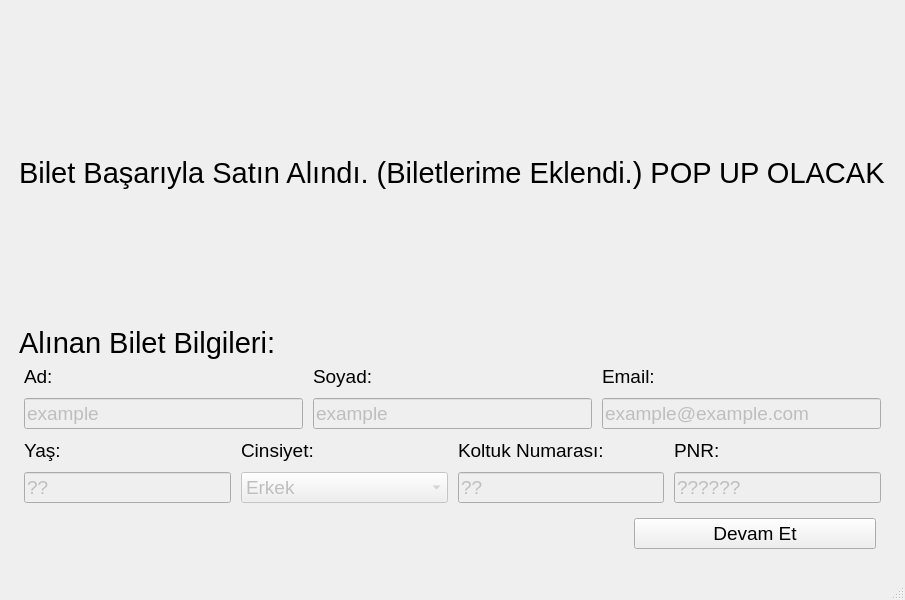
<?xml version="1.0" encoding="UTF-8"?>
<ui version="4.0">
 <class>MainWindow</class>
 <widget class="QMainWindow" name="MainWindow">
  <property name="geometry">
   <rect>
    <x>0</x>
    <y>0</y>
    <width>800</width>
    <height>600</height>
   </rect>
  </property>
  <property name="windowTitle">
   <string>MainWindow</string>
  </property>
  <widget class="QWidget" name="centralwidget">
   <layout class="QVBoxLayout" name="verticalLayout">
    <item>
     <layout class="QVBoxLayout" name="verticalLayout_3">
      <property name="spacing">
       <number>0</number>
      </property>
      <property name="leftMargin">
       <number>10</number>
      </property>
      <property name="topMargin">
       <number>10</number>
      </property>
      <property name="rightMargin">
       <number>10</number>
      </property>
      <property name="bottomMargin">
       <number>10</number>
      </property>
      <item>
       <spacer name="verticalSpacer_2">
        <property name="orientation">
         <enum>Qt::Vertical</enum>
        </property>
        <property name="sizeHint" stdset="0">
         <size>
          <width>20</width>
          <height>40</height>
         </size>
        </property>
       </spacer>
      </item>
      <item>
       <layout class="QHBoxLayout" name="horizontalLayout_6">
        <item>
         <widget class="QLabel" name="label_9">
          <property name="sizePolicy">
           <sizepolicy hsizetype="Minimum" vsizetype="Minimum">
            <horstretch>0</horstretch>
            <verstretch>0</verstretch>
           </sizepolicy>
          </property>
          <property name="font">
           <font>
            <pointsize>22</pointsize>
           </font>
          </property>
          <property name="text">
           <string>Bilet Başarıyla Satın Alındı. (Biletlerime Eklendi.) POP UP OLACAK</string>
          </property>
         </widget>
        </item>
       </layout>
      </item>
      <item>
       <layout class="QHBoxLayout" name="horizontalLayout_7">
        <item>
         <spacer name="verticalSpacer_4">
          <property name="orientation">
           <enum>Qt::Vertical</enum>
          </property>
          <property name="sizeHint" stdset="0">
           <size>
            <width>20</width>
            <height>40</height>
           </size>
          </property>
         </spacer>
        </item>
       </layout>
      </item>
      <item>
       <layout class="QHBoxLayout" name="horizontalLayout">
        <item>
         <widget class="QLabel" name="label_10">
          <property name="sizePolicy">
           <sizepolicy hsizetype="Minimum" vsizetype="Minimum">
            <horstretch>0</horstretch>
            <verstretch>0</verstretch>
           </sizepolicy>
          </property>
          <property name="font">
           <font>
            <pointsize>22</pointsize>
           </font>
          </property>
          <property name="text">
           <string>Alınan Bilet Bilgileri:</string>
          </property>
         </widget>
        </item>
       </layout>
      </item>
      <item>
       <layout class="QHBoxLayout" name="horizontalLayout_2" stretch="1,1,1">
        <property name="spacing">
         <number>10</number>
        </property>
        <property name="leftMargin">
         <number>5</number>
        </property>
        <property name="topMargin">
         <number>5</number>
        </property>
        <property name="rightMargin">
         <number>5</number>
        </property>
        <property name="bottomMargin">
         <number>5</number>
        </property>
        <item>
         <widget class="QLabel" name="label_49">
          <property name="sizePolicy">
           <sizepolicy hsizetype="Minimum" vsizetype="Minimum">
            <horstretch>0</horstretch>
            <verstretch>0</verstretch>
           </sizepolicy>
          </property>
          <property name="font">
           <font>
            <pointsize>14</pointsize>
           </font>
          </property>
          <property name="text">
           <string>Ad:</string>
          </property>
         </widget>
        </item>
        <item>
         <widget class="QLabel" name="label_16">
          <property name="sizePolicy">
           <sizepolicy hsizetype="Minimum" vsizetype="Minimum">
            <horstretch>0</horstretch>
            <verstretch>0</verstretch>
           </sizepolicy>
          </property>
          <property name="font">
           <font>
            <pointsize>14</pointsize>
           </font>
          </property>
          <property name="text">
           <string>Soyad:</string>
          </property>
         </widget>
        </item>
        <item>
         <widget class="QLabel" name="label_12">
          <property name="sizePolicy">
           <sizepolicy hsizetype="Minimum" vsizetype="Minimum">
            <horstretch>0</horstretch>
            <verstretch>0</verstretch>
           </sizepolicy>
          </property>
          <property name="font">
           <font>
            <pointsize>14</pointsize>
           </font>
          </property>
          <property name="text">
           <string>Email:</string>
          </property>
         </widget>
        </item>
       </layout>
      </item>
      <item>
       <layout class="QHBoxLayout" name="horizontalLayout_3" stretch="1,1,1">
        <property name="spacing">
         <number>10</number>
        </property>
        <property name="leftMargin">
         <number>5</number>
        </property>
        <property name="topMargin">
         <number>5</number>
        </property>
        <property name="rightMargin">
         <number>5</number>
        </property>
        <property name="bottomMargin">
         <number>5</number>
        </property>
        <item>
         <widget class="QLineEdit" name="lineEdit_3">
          <property name="enabled">
           <bool>false</bool>
          </property>
          <property name="sizePolicy">
           <sizepolicy hsizetype="Minimum" vsizetype="Minimum">
            <horstretch>0</horstretch>
            <verstretch>0</verstretch>
           </sizepolicy>
          </property>
          <property name="font">
           <font>
            <pointsize>14</pointsize>
           </font>
          </property>
          <property name="text">
           <string>example</string>
          </property>
         </widget>
        </item>
        <item>
         <widget class="QLineEdit" name="lineEdit_2">
          <property name="enabled">
           <bool>false</bool>
          </property>
          <property name="sizePolicy">
           <sizepolicy hsizetype="Minimum" vsizetype="Minimum">
            <horstretch>0</horstretch>
            <verstretch>0</verstretch>
           </sizepolicy>
          </property>
          <property name="font">
           <font>
            <pointsize>14</pointsize>
           </font>
          </property>
          <property name="text">
           <string>example</string>
          </property>
         </widget>
        </item>
        <item>
         <widget class="QLineEdit" name="lineEdit">
          <property name="enabled">
           <bool>false</bool>
          </property>
          <property name="sizePolicy">
           <sizepolicy hsizetype="Minimum" vsizetype="Minimum">
            <horstretch>0</horstretch>
            <verstretch>0</verstretch>
           </sizepolicy>
          </property>
          <property name="font">
           <font>
            <pointsize>14</pointsize>
           </font>
          </property>
          <property name="inputMask">
           <string/>
          </property>
          <property name="text">
           <string>example@example.com</string>
          </property>
         </widget>
        </item>
       </layout>
      </item>
      <item>
       <layout class="QHBoxLayout" name="horizontalLayout_5" stretch="3,3,3,3">
        <property name="spacing">
         <number>10</number>
        </property>
        <property name="leftMargin">
         <number>5</number>
        </property>
        <property name="topMargin">
         <number>5</number>
        </property>
        <property name="rightMargin">
         <number>5</number>
        </property>
        <property name="bottomMargin">
         <number>5</number>
        </property>
        <item>
         <widget class="QLabel" name="label_50">
          <property name="sizePolicy">
           <sizepolicy hsizetype="Minimum" vsizetype="Minimum">
            <horstretch>0</horstretch>
            <verstretch>0</verstretch>
           </sizepolicy>
          </property>
          <property name="font">
           <font>
            <pointsize>14</pointsize>
           </font>
          </property>
          <property name="text">
           <string>Yaş:</string>
          </property>
         </widget>
        </item>
        <item>
         <widget class="QLabel" name="label_51">
          <property name="sizePolicy">
           <sizepolicy hsizetype="Minimum" vsizetype="Minimum">
            <horstretch>0</horstretch>
            <verstretch>0</verstretch>
           </sizepolicy>
          </property>
          <property name="font">
           <font>
            <pointsize>14</pointsize>
           </font>
          </property>
          <property name="text">
           <string>Cinsiyet:</string>
          </property>
         </widget>
        </item>
        <item>
         <widget class="QLabel" name="label_52">
          <property name="sizePolicy">
           <sizepolicy hsizetype="Minimum" vsizetype="Minimum">
            <horstretch>0</horstretch>
            <verstretch>0</verstretch>
           </sizepolicy>
          </property>
          <property name="font">
           <font>
            <pointsize>14</pointsize>
           </font>
          </property>
          <property name="text">
           <string>Koltuk Numarası:</string>
          </property>
         </widget>
        </item>
        <item>
         <widget class="QLabel" name="label_55">
          <property name="sizePolicy">
           <sizepolicy hsizetype="Minimum" vsizetype="Minimum">
            <horstretch>0</horstretch>
            <verstretch>0</verstretch>
           </sizepolicy>
          </property>
          <property name="font">
           <font>
            <pointsize>14</pointsize>
           </font>
          </property>
          <property name="text">
           <string>PNR:</string>
          </property>
         </widget>
        </item>
       </layout>
      </item>
      <item>
       <layout class="QHBoxLayout" name="horizontalLayout_4" stretch="3,3,3,3">
        <property name="spacing">
         <number>10</number>
        </property>
        <property name="leftMargin">
         <number>5</number>
        </property>
        <property name="topMargin">
         <number>5</number>
        </property>
        <property name="rightMargin">
         <number>5</number>
        </property>
        <property name="bottomMargin">
         <number>5</number>
        </property>
        <item>
         <widget class="QLineEdit" name="lineEdit_4">
          <property name="enabled">
           <bool>false</bool>
          </property>
          <property name="sizePolicy">
           <sizepolicy hsizetype="Minimum" vsizetype="Minimum">
            <horstretch>0</horstretch>
            <verstretch>0</verstretch>
           </sizepolicy>
          </property>
          <property name="font">
           <font>
            <pointsize>14</pointsize>
           </font>
          </property>
          <property name="text">
           <string>??</string>
          </property>
         </widget>
        </item>
        <item>
         <widget class="QComboBox" name="comboBox">
          <property name="enabled">
           <bool>false</bool>
          </property>
          <property name="sizePolicy">
           <sizepolicy hsizetype="Minimum" vsizetype="Minimum">
            <horstretch>0</horstretch>
            <verstretch>0</verstretch>
           </sizepolicy>
          </property>
          <property name="font">
           <font>
            <pointsize>14</pointsize>
           </font>
          </property>
          <item>
           <property name="text">
            <string>Erkek</string>
           </property>
          </item>
          <item>
           <property name="text">
            <string>Kadın</string>
           </property>
          </item>
         </widget>
        </item>
        <item>
         <widget class="QLineEdit" name="lineEdit_5">
          <property name="enabled">
           <bool>false</bool>
          </property>
          <property name="sizePolicy">
           <sizepolicy hsizetype="Minimum" vsizetype="Minimum">
            <horstretch>0</horstretch>
            <verstretch>0</verstretch>
           </sizepolicy>
          </property>
          <property name="font">
           <font>
            <pointsize>14</pointsize>
           </font>
          </property>
          <property name="text">
           <string>??</string>
          </property>
         </widget>
        </item>
        <item>
         <widget class="QLineEdit" name="lineEdit_6">
          <property name="enabled">
           <bool>false</bool>
          </property>
          <property name="sizePolicy">
           <sizepolicy hsizetype="Minimum" vsizetype="Minimum">
            <horstretch>0</horstretch>
            <verstretch>0</verstretch>
           </sizepolicy>
          </property>
          <property name="font">
           <font>
            <pointsize>14</pointsize>
           </font>
          </property>
          <property name="text">
           <string>??????</string>
          </property>
         </widget>
        </item>
       </layout>
      </item>
      <item>
       <layout class="QHBoxLayout" name="horizontalLayout_8" stretch="5,2">
        <property name="spacing">
         <number>0</number>
        </property>
        <property name="leftMargin">
         <number>10</number>
        </property>
        <property name="topMargin">
         <number>10</number>
        </property>
        <property name="rightMargin">
         <number>10</number>
        </property>
        <property name="bottomMargin">
         <number>10</number>
        </property>
        <item>
         <widget class="QLabel" name="label">
          <property name="sizePolicy">
           <sizepolicy hsizetype="Minimum" vsizetype="Minimum">
            <horstretch>0</horstretch>
            <verstretch>0</verstretch>
           </sizepolicy>
          </property>
          <property name="text">
           <string/>
          </property>
         </widget>
        </item>
        <item>
         <widget class="QPushButton" name="pushButton">
          <property name="sizePolicy">
           <sizepolicy hsizetype="Minimum" vsizetype="Minimum">
            <horstretch>0</horstretch>
            <verstretch>0</verstretch>
           </sizepolicy>
          </property>
          <property name="font">
           <font>
            <pointsize>14</pointsize>
           </font>
          </property>
          <property name="text">
           <string>Devam Et</string>
          </property>
         </widget>
        </item>
       </layout>
      </item>
     </layout>
    </item>
   </layout>
  </widget>
  <widget class="QMenuBar" name="menubar">
   <property name="geometry">
    <rect>
     <x>0</x>
     <y>0</y>
     <width>800</width>
     <height>21</height>
    </rect>
   </property>
  </widget>
  <widget class="QStatusBar" name="statusbar"/>
 </widget>
 <resources/>
 <connections/>
</ui>
